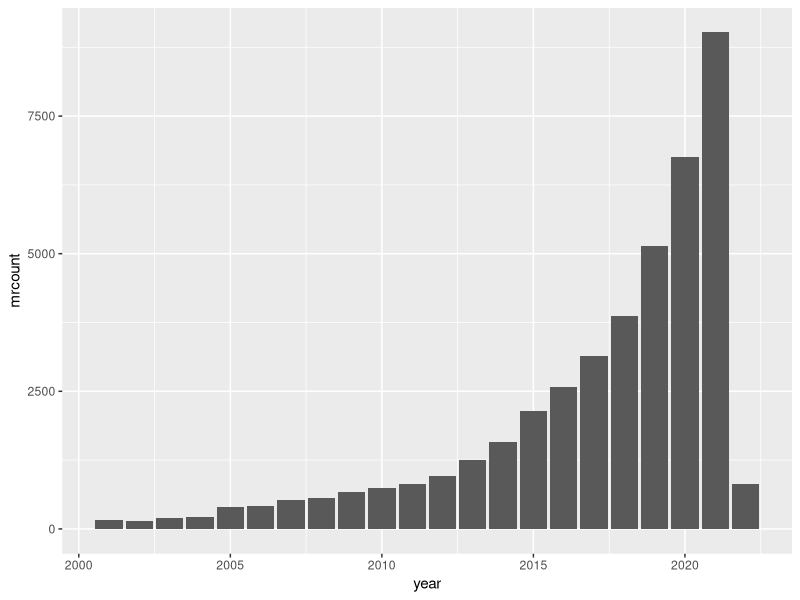
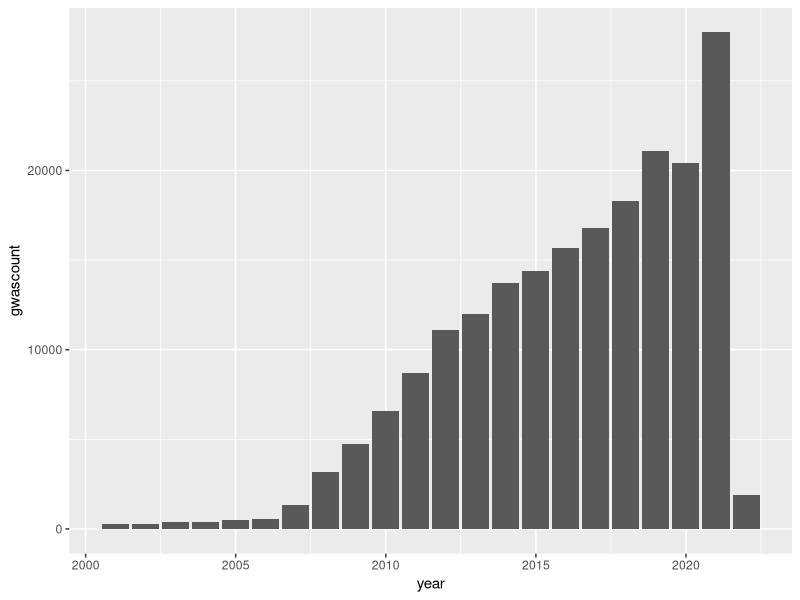

Recreate these plots in R, in order.
## ---- chunk 1
knitr::opts_chunk$set(echo = TRUE)
## ---- chunk 2
library(magrittr)
dat <- readxl::read_xlsx(path = "data/publication-counts.xlsx", sheet = "counts")
dat %>%
  ggplot2::ggplot(ggplot2::aes(x = year, y = mrcount)) + ggplot2::geom_bar(stat = "identity")
## ---- chunk 3
dat %>%
  ggplot2::ggplot(ggplot2::aes(x = year, y = gwascount)) + ggplot2::geom_bar(stat = "identity")

